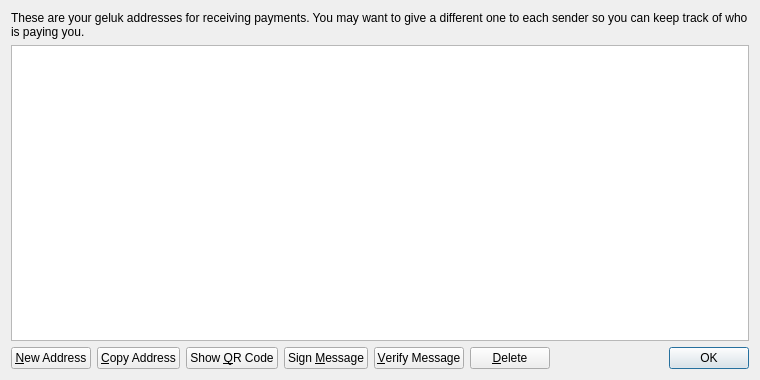
<?xml version="1.0" encoding="UTF-8"?>
<ui version="4.0">
 <class>AddressBookPage</class>
 <widget class="QWidget" name="AddressBookPage">
  <property name="geometry">
   <rect>
    <x>0</x>
    <y>0</y>
    <width>760</width>
    <height>380</height>
   </rect>
  </property>
  <property name="windowTitle">
   <string>Address Book</string>
  </property>
  <layout class="QVBoxLayout" name="verticalLayout">
   <item>
    <widget class="QLabel" name="labelExplanation">
     <property name="text">
      <string>These are your geluk addresses for receiving payments. You may want to give a different one to each sender so you can keep track of who is paying you.</string>
     </property>
     <property name="textFormat">
      <enum>Qt::PlainText</enum>
     </property>
     <property name="wordWrap">
      <bool>true</bool>
     </property>
    </widget>
   </item>
   <item>
    <widget class="QTableView" name="tableView">
     <property name="contextMenuPolicy">
      <enum>Qt::CustomContextMenu</enum>
     </property>
     <property name="toolTip">
      <string>Double-click to edit address or label</string>
     </property>
     <property name="tabKeyNavigation">
      <bool>false</bool>
     </property>
     <property name="alternatingRowColors">
      <bool>true</bool>
     </property>
     <property name="selectionMode">
      <enum>QAbstractItemView::SingleSelection</enum>
     </property>
     <property name="selectionBehavior">
      <enum>QAbstractItemView::SelectRows</enum>
     </property>
     <property name="sortingEnabled">
      <bool>true</bool>
     </property>
     <attribute name="verticalHeaderVisible">
      <bool>false</bool>
     </attribute>
    </widget>
   </item>
   <item>
    <layout class="QHBoxLayout" name="horizontalLayout">
     <item>
      <widget class="QPushButton" name="newAddressButton">
       <property name="toolTip">
        <string>Create a new address</string>
       </property>
       <property name="text">
        <string>&amp;New Address</string>
       </property>
       <property name="icon">
        <iconset resource="../bitcoin.qrc">
         <normaloff>:/icons/add</normaloff>:/icons/add</iconset>
       </property>
      </widget>
     </item>
     <item>
      <widget class="QPushButton" name="copyToClipboard">
       <property name="toolTip">
        <string>Copy the currently selected address to the system clipboard</string>
       </property>
       <property name="text">
        <string>&amp;Copy Address</string>
       </property>
       <property name="icon">
        <iconset resource="../bitcoin.qrc">
         <normaloff>:/icons/editcopy</normaloff>:/icons/editcopy</iconset>
       </property>
      </widget>
     </item>
     <item>
      <widget class="QPushButton" name="showQRCode">
       <property name="text">
        <string>Show &amp;QR Code</string>
       </property>
       <property name="icon">
        <iconset resource="../bitcoin.qrc">
         <normaloff>:/icons/qrcode</normaloff>:/icons/qrcode</iconset>
       </property>
      </widget>
     </item>
     <item>
      <widget class="QPushButton" name="signMessage">
       <property name="toolTip">
        <string>Sign a message to prove you own a geluk address</string>
       </property>
       <property name="text">
        <string>Sign &amp;Message</string>
       </property>
       <property name="icon">
        <iconset resource="../bitcoin.qrc">
         <normaloff>:/icons/edit</normaloff>:/icons/edit</iconset>
       </property>
      </widget>
     </item>
     <item>
      <widget class="QPushButton" name="verifyMessage">
       <property name="toolTip">
        <string>Verify a message to ensure it was signed with a specified geluk address</string>
       </property>
       <property name="text">
        <string>&amp;Verify Message</string>
       </property>
       <property name="icon">
        <iconset resource="../bitcoin.qrc">
         <normaloff>:/icons/transaction_0</normaloff>:/icons/transaction_0</iconset>
       </property>
      </widget>
     </item>
     <item>
      <widget class="QPushButton" name="deleteButton">
       <property name="toolTip">
        <string>Delete the currently selected address from the list</string>
       </property>
       <property name="text">
        <string>&amp;Delete</string>
       </property>
       <property name="icon">
        <iconset resource="../bitcoin.qrc">
         <normaloff>:/icons/remove</normaloff>:/icons/remove</iconset>
       </property>
      </widget>
     </item>
     <item>
      <spacer name="horizontalSpacer">
       <property name="orientation">
        <enum>Qt::Horizontal</enum>
       </property>
       <property name="sizeHint" stdset="0">
        <size>
         <width>40</width>
         <height>20</height>
        </size>
       </property>
      </spacer>
     </item>
     <item>
      <widget class="QDialogButtonBox" name="buttonBox">
       <property name="sizePolicy">
        <sizepolicy hsizetype="Maximum" vsizetype="Fixed">
         <horstretch>0</horstretch>
         <verstretch>0</verstretch>
        </sizepolicy>
       </property>
       <property name="standardButtons">
        <set>QDialogButtonBox::Ok</set>
       </property>
      </widget>
     </item>
    </layout>
   </item>
  </layout>
 </widget>
 <resources>
  <include location="../bitcoin.qrc"/>
 </resources>
 <connections/>
</ui>
